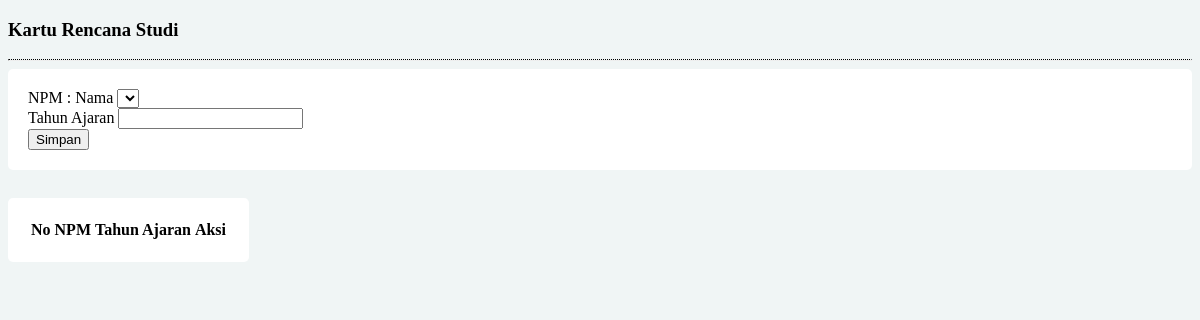
The page /siakad/panggil/krs/index.php on the database as committed earlier.
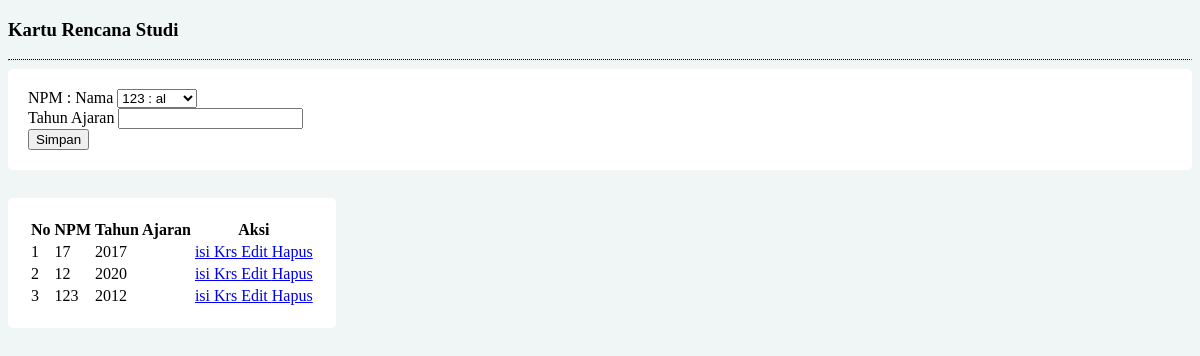
The same page on the database as committed later.
### tables this page shows
CREATE TABLE `krs` (
  `idKrs` int(11) NOT NULL,
  `npm` varchar(50) DEFAULT NULL,
  `tahunAjaran` varchar(50) DEFAULT NULL
);

### siakad/panggil/krs/koneksi.php (called while the page is built, shortened)
<?php
class db_connect{
		public $host 	= db_host;
		public $user 	= db_user;
		public $pass 	= db_pass;
		public $dbname 	= db_name;
		public function connect(){
			$this->conn = new mysqli($this->host, $this->user, $this->pass, $this->dbname);
		}
	}
	?>

### siakad/panggil/krs/class.php (called while the page is built, shortened)
<?php
class db_class extends db_connect{
	public function read(){
		$stmt = $this->conn->prepare("select * from krs") or die($this->conn->error);
		if($stmt->execute()){
			$result = $stmt->get_result();
			return $result;
		}
	}
}
?>

### siakad/panggil/krs/index.php (the view, shortened to what this page needs)
<!DOCTYPE html>
<html>
<head>
</head>
<body>
</body>
</html>
<?php
require_once 'class.php';
$conn = new db_class();
$read = $conn->read();
$link 	= "index.php?lihat=krs/";
?>
<div class = "row">
	<div class = "col-lg-12">
		<h3 class = "text-primary">Kartu Rencana Studi</h3>
		<hr style = "border-top:1px dotted #000;"/>
		<div class = "row">
			<div class = "col-lg-6">
				<form method ="POST"action = "panggil/krs/tambah.php">
					<div class="form-group">
						<label>NPM : Nama</label>
						<?php
						if (isset($_GET['npm'])) {
							?>
							<input type="hidden" name="npm" value="<?= $_GET['npm'] ?>">
							<input class="form-control" type="text" value="<?= $_GET['npm'] ?>" readonly >
							<?php
						}else{
							?>
							<select class="form-control" name="npm">
								<?php
								$con = mysqli_connect("localhost","root","","demosiakad");
								$result = mysqli_query($con,"SELECT * FROM mahasiswa where status ='aktif' ORDER BY npm");
								while($row = mysqli_fetch_assoc($result)){
									echo "<option value=$row[npm]>$row[npm] :  $row[nama]</option>";
								}
							}
							?>
						</select>
					</div>
					<div class="form-group">
						<label>Tahun Ajaran</label>
						<input type ="text" id="tahunAjaran" name = "tahunAjaran" class="form-control" required>
					</div>
					<div class = "form-group">
						<button name = "save" class = "btn btn-success">
							Simpan
						</button>
					</div>
				</form>
			</div>
		</div>
		<br>
		<table class="table table-hover table-bordered" style="margin-top: 10px">
			<tr class="info">
				<th>No</th>
				<th>NPM</th>
				<th>Tahun Ajaran</th>
				<th>Aksi</th>
			</tr>
			<tbody>
				<?php
				$no=1;
				while($tampil = $read->fetch_array()){
					?>
					<tr>
						<td><?php echo $no++; ?></td>
						<td><?php echo $tampil['npm']?></td>
						<td><?php echo $tampil['tahunAjaran']?></td>
						<td style="text-align: center;">
							<a href="<?= 'index.php?lihat=detailkrs/index&idkrs='.$tampil['idKrs'] ?>" class="btn btn-primary btn-sm">
								<span class = "glyphicon glyphicon-edit"></span> isi Krs
							</a>
							<a href="<?= $link.'edit&idKrs='.$tampil['idKrs'] ?>" class="btn btn-primary btn-sm">
								<span class = "glyphicon glyphicon-edit"></span> Edit
							</a>
							<a onclick="return confirm('Apakah yakin data KRS ini akan di hapus?')" href="	<?= $link.'hapus&idKrs='.$tampil['idKrs'] ?>" class="btn btn-danger btn-sm">
								<span class = "glyphicon glyphicon-trash"></span> Hapus
							</a>
						</td>
					</tr>
					<?php
				}
				?>
			</tbody>
		</table>
	</div>
</div>

Rows that differ between the two databases and show on the page:
added krs: npm "17", tahunAjaran "2017"
added krs: npm "12", tahunAjaran "2020"
added krs: npm "123", tahunAjaran "2012"
Other text that changed with them:
form field npm: (not shown) → "123 : al"
